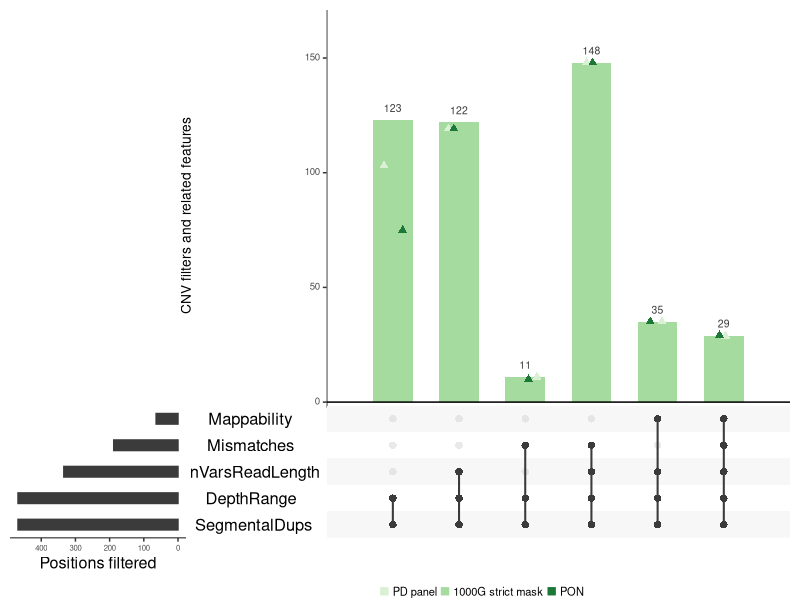
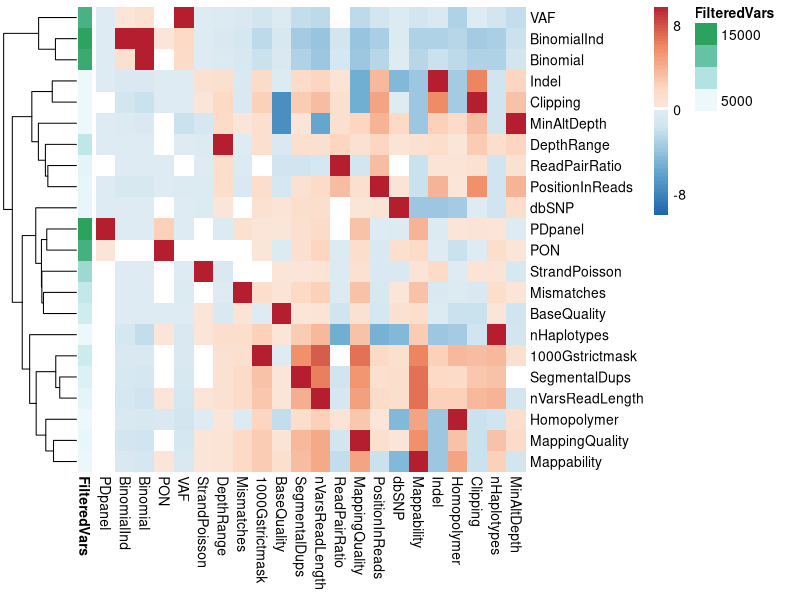
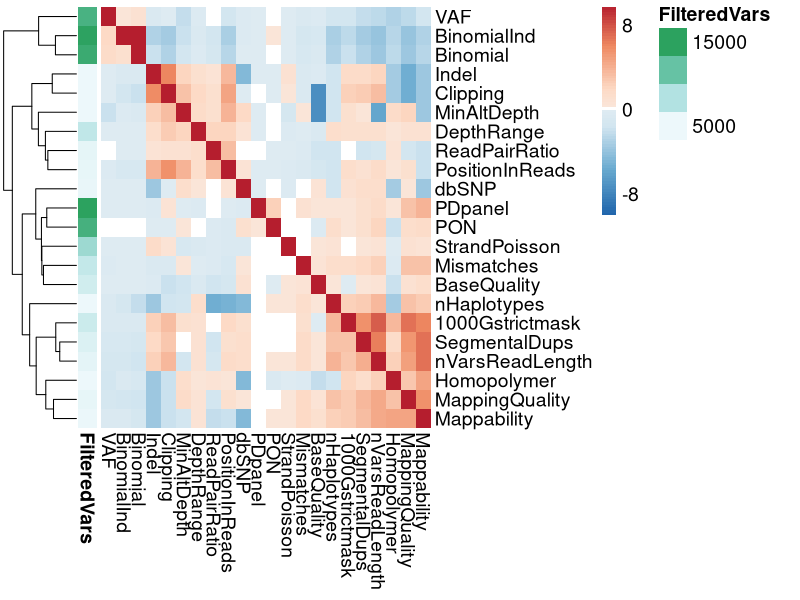

Generate these figures, in order, with R:
options(stringsAsFactors = F)
library(tidyr)
library(UpSetR)
library(RColorBrewer)
library(pheatmap)

#### 1. Import and format data ####

#Import data
variantPositions<- read.delim("data/chr21_VariantPositions_FilterInfo.txt",
                              check.names=FALSE)

#On target / off target
onTarget<-variantPositions[variantPositions$onTarget==0,]
offTarget<-variantPositions[variantPositions$onTarget==1,]

#### UpsetR germline heterozygous ####

#Dataframe with relevant filters
ghInfo<-onTarget[,c("PDpanel","PON","Binomial","VAF","BinomialInd")]

#Format for plot
ghInfo$PDpanel<-as.character(ghInfo$PDpanel)
ghInfo$PDpanel[ghInfo$PDpanel==1]<-"NotPass"
ghInfo$PDpanel[ghInfo$PDpanel==0]<-"Pass"

ghInfo$PON<-as.character(ghInfo$PON)
ghInfo$PON[ghInfo$PON==1]<-"NotPass"
ghInfo$PON[ghInfo$PON==0]<-"Pass"

#UpsetR plot
ghPlot<-upset(ghInfo, 
              mainbar.y.label="", 
              sets.x.label="Filtered positions",
              query.legend="bottom",
              queries = list(
                list(query=elements,params=list("PDpanel","NotPass"),color="#e7d4e8",active=T,query.name="PD panel"),
                list(query=elements,params=list("PON","NotPass"),color="#762a83",query.name="PON")),
              text.scale=c(1, 1.2, 1.4, 0.9, 1.7, 1.4))


#### UpsetR CNVs ####

#Dataframe with relevant filters
cnvInfo<-onTarget[onTarget$Binomial==0 & onTarget$BinomialInd==0 & onTarget$VAF==0 & onTarget$VAFhc==0,
                  c("PDpanel","PON","1000Gstrictmask","DepthRange","SegmentalDups")]

#Format for plot
cnvInfo$PDpanel<-as.character(cnvInfo$PDpanel)
cnvInfo$PDpanel[cnvInfo$PDpanel==1]<-"NotPass"
cnvInfo$PDpanel[cnvInfo$PDpanel==0]<-"Pass"

cnvInfo$PON<-as.character(cnvInfo$PON)
cnvInfo$PON[cnvInfo$PON==1]<-"NotPass"
cnvInfo$PON[cnvInfo$PON==0]<-"Pass"

cnvInfo$`1000Gstrictmask`<-as.character(cnvInfo$`1000Gstrictmask`)
cnvInfo$`1000Gstrictmask`[cnvInfo$`1000Gstrictmask`==1]<-"NotPass"
cnvInfo$`1000Gstrictmask`[cnvInfo$`1000Gstrictmask`==0]<-"Pass"

#UpsetR plot
cnvPlot<-upset(cnvInfo,
      mainbar.y.label="",
      sets.x.label="Filtered positions",
      query.legend = "bottom",
      queries=list(
        list(query=elements,params=list("PDpanel","NotPass"),color="#d9f0d3",query.name="PD panel"),
        list(query=elements,params=list("1000Gstrictmask","NotPass"),color="#a6dba0",active=T,query.name="1000G strict mask"),
        list(query=elements,params=list("PON","NotPass"),color="#1b7837",query.name="PON")),
      text.scale=c(1, 1.2, 1.4, 0.9, 1.7, 1.4))



#### Supp figure CNV and other features #####

#Fail DepthRange SegDups
cnvInfoExt<-onTarget[onTarget$Binomial==0 & onTarget$BinomialInd==0 & onTarget$VAF==0 & onTarget$VAFhc==0 &
                       onTarget$DepthRange==1 & onTarget$SegmentalDups==1,
                     c("PDpanel","PON","1000Gstrictmask","DepthRange","SegmentalDups",
                       "Mappability","nVarsReadLength","Mismatches","Clipping")]

cnvInfoExt$PDpanel<-as.character(cnvInfoExt$PDpanel)
cnvInfoExt$PDpanel[cnvInfoExt$PDpanel==1]<-"NotPass"
cnvInfoExt$PDpanel[cnvInfoExt$PDpanel==0]<-"Pass"

cnvInfoExt$PON<-as.character(cnvInfoExt$PON)
cnvInfoExt$PON[cnvInfoExt$PON==1]<-"NotPass"
cnvInfoExt$PON[cnvInfoExt$PON==0]<-"Pass"

cnvInfoExt$`1000Gstrictmask`<-as.character(cnvInfoExt$`1000Gstrictmask`)
cnvInfoExt$`1000Gstrictmask`[cnvInfoExt$`1000Gstrictmask`==1]<-"NotPass"
cnvInfoExt$`1000Gstrictmask`[cnvInfoExt$`1000Gstrictmask`==0]<-"Pass"

upset(cnvInfoExt,
      mainbar.y.label="CNV filters and related features",
      sets.x.label="Positions filtered",
      query.legend = "bottom",
      queries=list(
        list(query=elements,params=list("PDpanel","NotPass"),color="#d9f0d3",query.name="PD panel"),
        list(query=elements,params=list("1000Gstrictmask","NotPass"),color="#a6dba0",active=T,query.name="1000G strict mask"),
        list(query=elements,params=list("PON","NotPass"),color="#1b7837",query.name="PON")),
      text.scale=c(1.2, 1, 1.4, 0.8, 1.7, 1.2))


#### Heatmap InOut ####

#Get ratio with pseudocount 
getRatioInOut<-function(df, mainFilterCol, secondaryFilterCol){
  failBoth_outOf_failMain<-((sum(df[,mainFilterCol]==1 & df[,secondaryFilterCol]==1)/
                               sum(df[,mainFilterCol]==1))+0.001)
  failSec_outOf_passMain<-((sum(onTarget[,mainFilterCol]==0 & onTarget[,secondaryFilterCol]==1)/
                              sum(onTarget[,mainFilterCol]==0))+0.001)
  return(failBoth_outOf_failMain/failSec_outOf_passMain)
}

inOut<-do.call(rbind.data.frame, lapply(5:35, function(i) 
  unlist(lapply(5:35, function(j) getRatioInOut(onTarget,i,j)))))

colnames(inOut)<-colnames(onTarget)[5:35]
rownames(inOut)<-colnames(onTarget)[5:35]

#Order by number of failed positions
sizeOrder<-order(apply(onTarget[,5:35],2,sum),decreasing = T)
inOut<-inOut[sizeOrder,sizeOrder]

#Convert to log2
invariableFilts<-which(sapply(1:ncol(inOut), function(i) all(inOut[,i]==1,na.rm=T)))
inOutVariable<-inOut[-invariableFilts,-invariableFilts]
inOutVariableLog2<-log2(inOutVariable)

#Remove uninformative filters
uninformative<-which(colnames(inOutVariableLog2)%in%c("StrandRatio","VAFhc","MinAltDepthSingleSample"))
inOutVariableLog2<-inOutVariableLog2[-uninformative,-uninformative]

#Annotation with filter size
annotation<-data.frame(FilteredVars=unname(apply(onTarget[,5:35],2,sum)))
rownames(annotation)<-colnames(onTarget[5:35])

#Color palette with 0 in the middle + 40 on each side
colors=c(colorRampPalette(rev(brewer.pal(n=7,name="RdBu")))(100)[c(1:40)],
         "white",
         colorRampPalette(rev(brewer.pal(n=7,name="RdBu")))(100)[c(61:100)])

#Make heatmap
heatmapFiltersPlot<-pheatmap(as.matrix(inOutVariableLog2),color=colors,breaks=seq(-10,9.75,0.25),annotation_row=annotation,
         cluster_rows = T,
         cluster_cols = F,
         border_color=FALSE,
         legend_breaks=c(-8,0,8),legend_labels = c("-8","0","8"))

#Change order of cols to be that of the clustered rows
inOutVariableLog2<-inOutVariableLog2[,heatmapFiltersPlot$tree_row$order]

#Repeat plot
heatmapFiltersPlot<-pheatmap(as.matrix(inOutVariableLog2),
                             color=colors,
                             breaks=seq(-10,9.75,0.25),
                             annotation_row=annotation,
                             cluster_rows = T,
                             cluster_cols = F,
                             border_color=FALSE,
                             legend_breaks=c(-8,0,8),
                             legend_labels = c("-8","0","8"),
                             fontsize=14)
